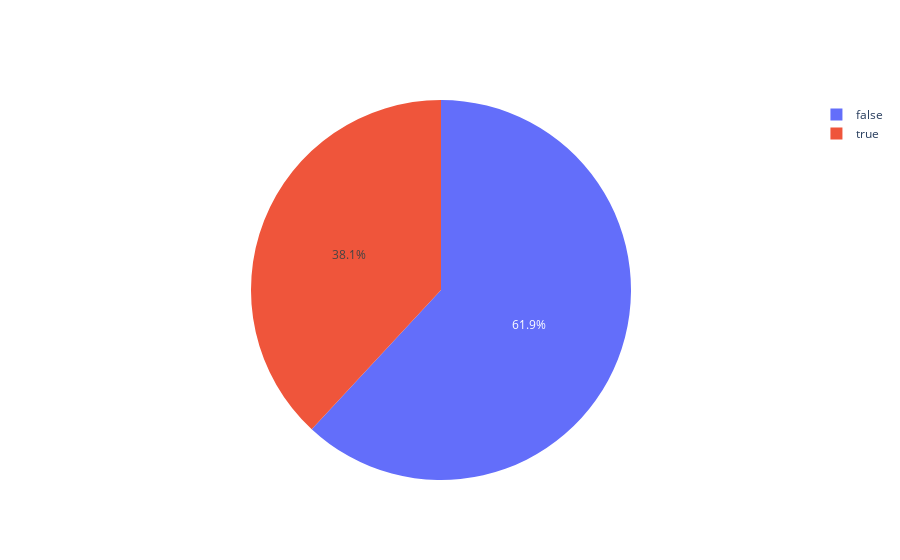

Notebook code for this chart:
### Code cell
fig = go.Figure(data=[go.Pie(labels = proporciones_cadenas_establecimientos['chain'], values = proporciones_cadenas_establecimientos['Porcentaje %'])])
fig.show()

### Figure 1 — Plotly figure (JSON) as saved in the notebook; plotly's stock layout.template omitted (floating-point values rounded to 4 significant figures)
{"data": [{"labels": [true, false], "type": "pie", "values": [38.09, 61.91]}], "layout": {}}
